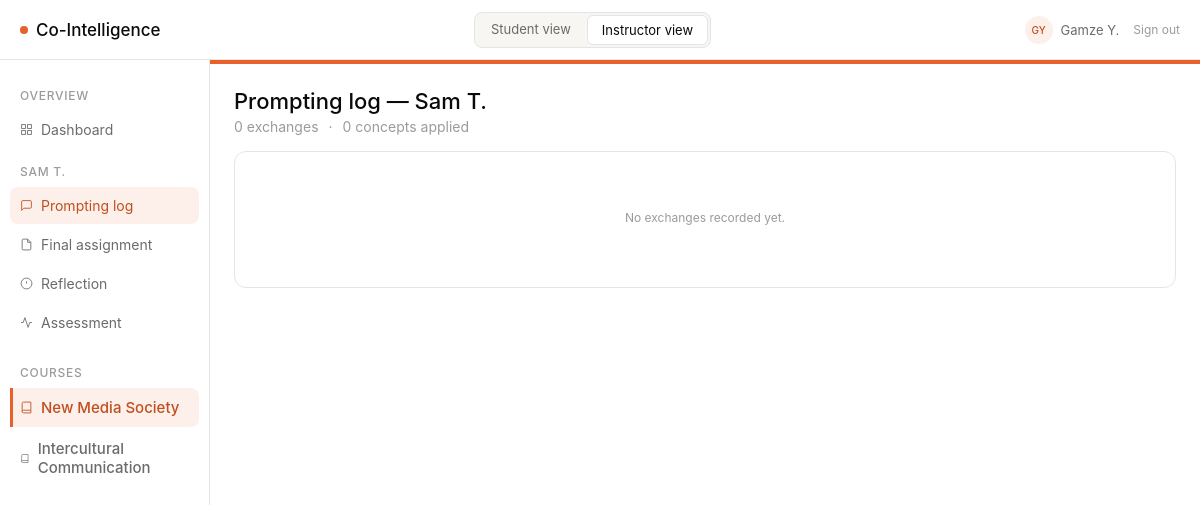
/instructor/student/7/log (signed in), run on an earlier commit of the app's database.
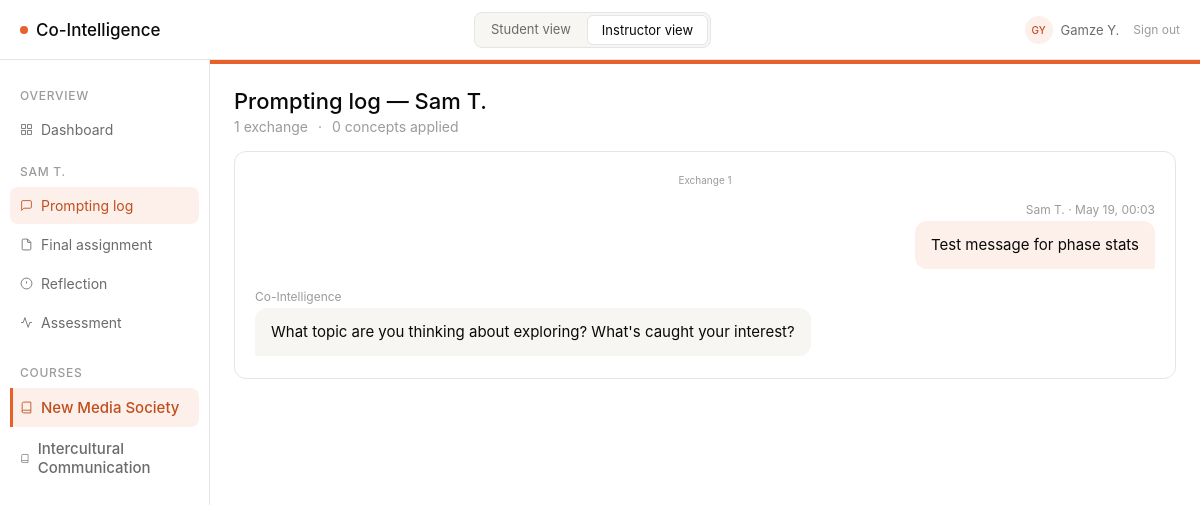
And on a later commit of the database.
### models/models.py (models this page shows, shortened)
class Course(db.Model):
    __tablename__ = "courses"
    id = db.Column(db.Integer, primary_key=True)
    name = db.Column(db.String(200), nullable=False)
    learning_objective = db.Column(db.Text, nullable=False)
    required_concepts = db.Column(db.JSON, nullable=False, default=list)
    output_modalities = db.Column(db.JSON, nullable=False, default=list)
    min_exchanges = db.Column(db.Integer, nullable=False, default=5)
    color = db.Column(db.String(20), nullable=False, default="#E8602A")
    color_light = db.Column(db.String(20), nullable=False, default="#FDF0EA")
    color_text = db.Column(db.String(20), nullable=False, default="#C04E1E")
    color_hover = db.Column(db.String(20), nullable=False, default="#d4521f")
    assignments = db.relationship("Assignment", back_populates="course")
    students = db.relationship("Student", back_populates="course")

class Student(db.Model):
    __tablename__ = "students"
    id = db.Column(db.Integer, primary_key=True)
    name = db.Column(db.String(120), nullable=False)
    email = db.Column(db.String(200), unique=True, nullable=False)
    course_id = db.Column(db.Integer, db.ForeignKey("courses.id"), nullable=False)
    user_id = db.Column(db.Integer, db.ForeignKey("users.id"), nullable=True)
    course = db.relationship("Course", back_populates="students")
    exchanges = db.relationship("PromptExchange", back_populates="student")
    reflections = db.relationship("Reflection", back_populates="student")
    outputs = db.relationship("Output", back_populates="student")
    assessment_scores = db.relationship("AssessmentScore", back_populates="student")

class PromptExchange(db.Model):
    __tablename__ = "prompt_exchanges"
    id = db.Column(db.Integer, primary_key=True)
    student_id = db.Column(db.Integer, db.ForeignKey("students.id"), nullable=False)
    assignment_id = db.Column(db.Integer, db.ForeignKey("assignments.id"), nullable=False)
    student_message = db.Column(db.Text, nullable=False)
    ai_response = db.Column(db.Text, nullable=False)
    concepts_applied = db.Column(db.JSON, nullable=False, default=list)
    has_pushback = db.Column(db.Boolean, nullable=False, default=False)
    exchange_number = db.Column(db.Integer, nullable=False)
    timestamp = db.Column(db.DateTime, default=datetime.utcnow)
    student = db.relationship("Student", back_populates="exchanges")
    assignment = db.relationship("Assignment", back_populates="exchanges")

### routes/instructor_routes.py (the view)
@instructor_bp.route("/student/<int:student_id>/log")
def log(student_id):
    student = Student.query.get_or_404(student_id)
    course, assignment = _get_base_for_student(student)
    exchanges = (
        PromptExchange.query
        .filter_by(student_id=student_id, assignment_id=assignment.id)
        .order_by(PromptExchange.exchange_number)
        .all()
    )
    all_concepts = set()
    for ex in exchanges:
        all_concepts.update(ex.concepts_applied or [])
    return render_template(
        "instructor/log.html",
        course=course,
        assignment=assignment,
        student=student,
        exchanges=exchanges,
        exchange_count=len(exchanges),
        concept_count=len(all_concepts),
    )

### routes/instructor_routes.py (called while the page is built)
@instructor_bp.before_request
def require_instructor_role():
    if not current_user.is_authenticated:
        return redirect(url_for("login"))
    if current_user.role not in ("instructor", "dev"):
        return redirect(url_for("student.prompting"))

def _get_base_for_student(student):
    course = Course.query.get(student.course_id)
    assignment = Assignment.query.filter_by(course_id=course.id).first()
    return course, assignment

### templates/instructor/log.html (shortened to what this page needs)
{% extends "base.html" %}
{% block sidebar %}{% include "instructor/_student_sidebar.html" %}{% endblock %}
{% block content %}
<div style="margin-bottom:16px;">
  <h1 class="page-title">Prompting log &mdash; {{ student.name }}</h1>
  <div class="page-sub" style="display:flex;gap:10px;">
    <span>{{ exchange_count }} exchange{% if exchange_count != 1 %}s{% endif %}</span>
    <span>&middot;</span>
    <span>{{ concept_count }} concept{% if concept_count != 1 %}s{% endif %} applied</span>
  </div>
</div>
<div class="card">
  <div class="chat-wrap" style="max-height:600px;">
    {% if exchanges %}
      {% for ex in exchanges %}
      <div style="text-align:center;font-size:10px;color:var(--text-tertiary);padding:4px 0 2px;">
        Exchange {{ ex.exchange_number }}
      </div>
      <div class="msg-you">
        <div class="msg-meta" style="text-align:right;">
          {{ student.name }}{% if ex.timestamp %} &middot; {{ ex.timestamp.strftime('%b %d, %H:%M') }}{% endif %}
        </div>
        <div class="bubble-you">{{ ex.student_message }}</div>
      </div>
      <div class="msg-ai">
        <div class="msg-meta">Co-Intelligence</div>
        <div class="bubble-ai">{{ ex.ai_response }}</div>
      </div>
      {% endfor %}
    {% else %}
    <div style="text-align:center;padding:40px 0;color:var(--text-tertiary);font-size:12px;">
      No exchanges recorded yet.
    </div>
    {% endif %}
  </div>
</div>
{% endblock %}

### templates/instructor/_student_sidebar.html
<nav class="sidebar">
  <div class="sidebar-section">Overview</div>
  <a href="{{ url_for('instructor.dashboard') }}"
     class="sidebar-item{% if request.endpoint == 'instructor.dashboard' %} active{% endif %}">
    <svg width="13" height="13" fill="none" stroke="currentColor" stroke-width="1.6" viewBox="0 0 24 24"><rect x="3" y="3" width="7" height="7"/><rect x="14" y="3" width="7" height="7"/><rect x="14" y="14" width="7" height="7"/><rect x="3" y="14" width="7" height="7"/></svg>
    Dashboard
  </a>
  <div class="sidebar-section">{{ student.name }}</div>
  <a href="{{ url_for('instructor.log', student_id=student.id) }}"
     class="sidebar-item{% if request.endpoint == 'instructor.log' %} active{% endif %}">
    <svg width="13" height="13" fill="none" stroke="currentColor" stroke-width="1.6" viewBox="0 0 24 24"><path d="M21 15a2 2 0 0 1-2 2H7l-4 4V5a2 2 0 0 1 2-2h14a2 2 0 0 1 2 2z"/></svg>
    Prompting log
  </a>
  <a href="{{ url_for('instructor.assignment', student_id=student.id) }}"
     class="sidebar-item{% if request.endpoint == 'instructor.assignment' %} active{% endif %}">
    <svg width="13" height="13" fill="none" stroke="currentColor" stroke-width="1.6" viewBox="0 0 24 24"><path d="M14 2H6a2 2 0 0 0-2 2v16a2 2 0 0 0 2 2h12a2 2 0 0 0 2-2V8z"/><polyline points="14 2 14 8 20 8"/></svg>
    Final assignment
  </a>
  <a href="{{ url_for('instructor.reflection', student_id=student.id) }}"
     class="sidebar-item{% if request.endpoint == 'instructor.reflection' %} active{% endif %}">
    <svg width="13" height="13" fill="none" stroke="currentColor" stroke-width="1.6" viewBox="0 0 24 24"><circle cx="12" cy="12" r="10"/><line x1="12" y1="8" x2="12" y2="12"/><line x1="12" y1="16" x2="12.01" y2="16"/></svg>
    Reflection
  </a>
  <a href="{{ url_for('instructor.assessment', student_id=student.id) }}"
     class="sidebar-item{% if request.endpoint in ('instructor.assessment', 'instructor.assessment_generate') %} active{% endif %}">
    <svg width="13" height="13" fill="none" stroke="currentColor" stroke-width="1.6" viewBox="0 0 24 24"><polyline points="22 12 18 12 15 21 9 3 6 12 2 12"/></svg>
    Assessment
  </a>
  {% include "_course_nav.html" %}
</nav>

### templates/_course_nav.html
{% if all_courses and all_courses | length > 1 %}
<div class="sidebar-section" style="margin-top:8px;">Courses</div>
{% for c in all_courses %}
<a href="{{ url_for('switch_course', course_id=c.id) }}"
   class="sidebar-item{% if c.id == current_course_id %} active{% endif %}"
   style="font-size:15px;font-weight:500;{% if c.id == current_course_id %}border-left:3px solid {{ course_color }};border-radius:0 8px 8px 0;padding-left:7px;{% endif %}">
  <svg width="13" height="13" fill="none" stroke="currentColor" stroke-width="1.6" viewBox="0 0 24 24">
    <path d="M4 19.5A2.5 2.5 0 0 1 6.5 17H20"/><path d="M6.5 2H20v20H6.5A2.5 2.5 0 0 1 4 19.5v-15A2.5 2.5 0 0 1 6.5 2z"/>
  </svg>
  {{ c.name }}
</a>
{% endfor %}
{% endif %}

What changed in the data, as far as the page shows it:
added PromptExchange: exchange_number "1", {{ student.name }} "Sam T.", timestamp "May 19, 00:03", student_message "Test message for phase stats", ai_response "What topic are you thinking about exploring? What's caught your interest?"
Also different on the page:
{{ exchange_count }}: "0" → "1"
text no longer shown: "s No exchanges recorded yet."
